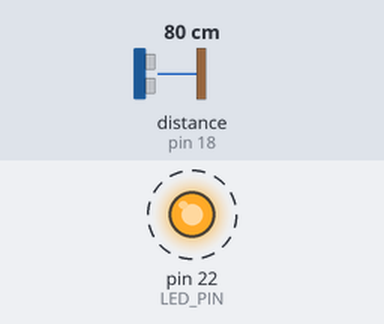
Simulated run of this program. Board: Raspberry Pi (header pin numbers). Shown: output pins drawn as LEDs (lit = HIGH). Dashed ring = blinking. Inputs (shaded band) come from the test bench; at power-on: distance to the obstacle (sensor on pin 18) 80 cm. The echo pulse lasts 58.3 µs per cm; the clock reads 2024-03-15 10:24:30 at power-on unless the program sets it; pins used as bus, display or sensor lines are not drawn; what the program prints to the terminal is not drawn.

Above: at 0.75 s.
1.3 s: distance to the obstacle (sensor on pin 18) set to 32 cm
4.8 s: distance to the obstacle (sensor on pin 18) set to 27 cm
Timing chart, 0 to 14.3 s (numbered marks = the images above; inputs shaded):
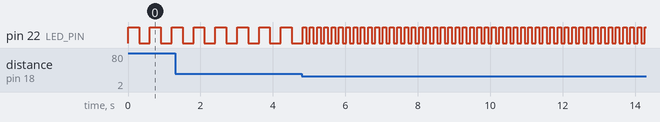

Measured:
- after the input at 4.8 s, pin 22 (LED_PIN): alternates HIGH for 0.10 s and LOW for 0.10 s, starting after 0.12 s
- by itself, pin 22 (LED_PIN): alternates HIGH for 0.30 s and LOW for 0.30 s

The program:

ultrasonic.py
```python
import RPi.GPIO as GPIO
import time

TRIGGER_PIN = 16
ECHO_PIN = 18
LED_PIN = 22

temperature = 25
v = 331+0.6*temperature

GPIO.setmode(GPIO.BOARD)
GPIO.setup(TRIGGER_PIN, GPIO.OUT)
GPIO.setup(ECHO_PIN, GPIO.IN)
GPIO.setup(LED_PIN, GPIO.OUT)

def blink(duration):
    timer = 0
    while timer <= 2*duration:
        GPIO.output(LED_PIN, GPIO.HIGH)
        time.sleep(duration)
        GPIO.output(LED_PIN, GPIO.LOW)
        time.sleep(duration)

def measure():
    GPIO.output(TRIGGER_PIN, GPIO.HIGH)
    time.sleep(0.00001)
    GPIO.output(TRIGGER_PIN, GPIO.LOW)
    pluse_start = time.time()
    while GPIO.input(ECHO_PIN) == GPIO.LOW:
        pulse_start = time.time()
    while GPIO.input(ECHO_PIN) == GPIO.HIGH:
        pulse_end = time.time()

    t = pulse_end - pulse_start
    d = t*v/2

    return d*100

while True:
    distance = measure()
    print distance
    if distance < 30:
        for i in range(2):
            GPIO.output(LED_PIN, GPIO.HIGH)
            time.sleep(0.1)
            GPIO.output(LED_PIN, GPIO.LOW)
            time.sleep(0.1)
    elif distance < 100 and distance >= 30:
        for i in range(2):
            GPIO.output(LED_PIN, GPIO.HIGH)
            time.sleep(0.3)
            GPIO.output(LED_PIN, GPIO.LOW)
            time.sleep(0.3)
    else:
        GPIO.output(LED_PIN, GPIO.LOW)

GPIO.cleanup()
```
